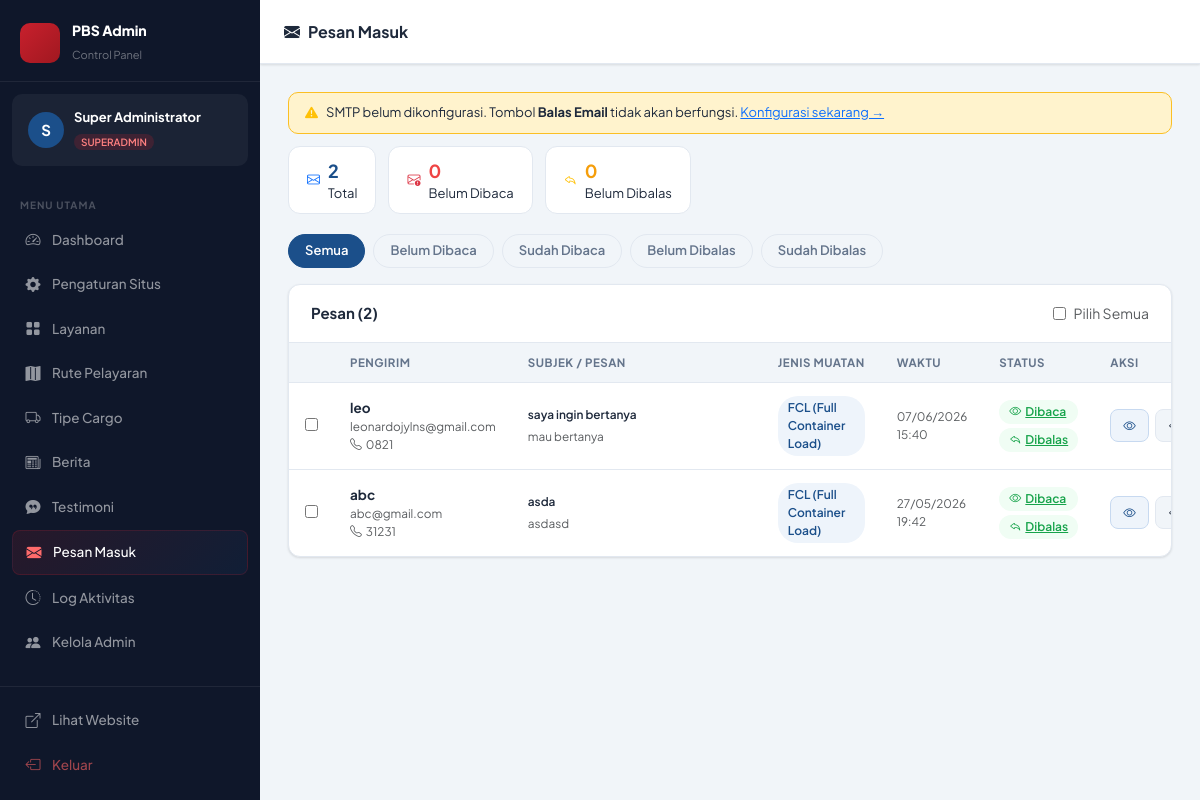
The page /admin/messages.php (signed in) on the database its author committed.
### tables this page shows
CREATE TABLE `messages`  (
  `id` int NOT NULL AUTO_INCREMENT,
  `name` varchar(100) NOT NULL,
  `email` varchar(100) NULL DEFAULT NULL,
  `phone` varchar(30) NULL DEFAULT NULL,
  `subject` varchar(200) NULL DEFAULT NULL,
  `message` text NOT NULL,
  `cargo_type` varchar(50) NULL DEFAULT 'Lainnya',
  `cargo_type_id` int NULL DEFAULT NULL,
  `is_read` tinyint(1) NULL DEFAULT 0,
  `is_replied` tinyint(1) NULL DEFAULT 0,
  `created_at` timestamp NOT NULL DEFAULT current_timestamp,
  PRIMARY KEY (`id`) USING BTREE,
  INDEX `fk_msg_cargo`(`cargo_type_id` ASC) USING BTREE,
  CONSTRAINT `fk_msg_cargo` FOREIGN KEY (`cargo_type_id`) REFERENCES `cargo_types` (`id`) ON DELETE SET NULL ON UPDATE RESTRICT
);

CREATE TABLE `cargo_types`  (
  `id` int NOT NULL AUTO_INCREMENT,
  `name` varchar(100) NOT NULL,
  `code` varchar(50) NOT NULL,
  `description` text NULL,
  `is_active` tinyint(1) NOT NULL DEFAULT 1,
  `sort_order` int NOT NULL DEFAULT 0,
  `created_at` timestamp NOT NULL DEFAULT current_timestamp,
  PRIMARY KEY (`id`) USING BTREE,
  UNIQUE INDEX `uq_cargo_code`(`code` ASC) USING BTREE
);

### admin/messages.php (the view, shortened to what this page needs)
<?php
$pdo   = getPDO();
$s     = getAllSettings();
$filter = $_GET['filter'] ?? 'all';
$where  = match ($filter) {
    'unread'    => "WHERE m.is_read = 0",
    'read'      => "WHERE m.is_read = 1",
    'replied'   => "WHERE m.is_replied = 1",
    'unreplied' => "WHERE m.is_replied = 0",
    default     => "",
};
$messages = $pdo->query("
    SELECT m.*, ct.name AS cargo_type_name
    FROM messages m
    LEFT JOIN cargo_types ct ON ct.id = m.cargo_type_id
    $where
    ORDER BY m.created_at DESC
")->fetchAll();
$counts = $pdo->query("
    SELECT
        COUNT(*)          AS total,
        SUM(is_read  = 0) AS unread,
        SUM(is_replied = 0) AS unreplied
    FROM messages
")->fetch();
$smtpConfigured = !empty($s['smtp_gmail']) && !empty($s['smtp_app_password']);
?>
<!DOCTYPE html>
<html lang="id">
<head>
    <link rel="stylesheet" href="https://cdn.jsdelivr.net/npm/bootstrap@5.3.3/dist/css/bootstrap.min.css">
    <link rel="stylesheet" href="https://cdn.jsdelivr.net/npm/bootstrap-icons@1.11.3/font/bootstrap-icons.min.css">
    <link rel="stylesheet" href="<?= BASE_URL ?>/admin/assets/admin.css">
</head>
<body>
<div class="adm-layout">
    <?php include __DIR__ . '/includes/sidebar.php'; ?>
    <div class="adm-main">
        <div class="adm-topbar">
            <div class="topbar-title">
                <i class="bi bi-envelope-fill me-2"></i>Pesan Masuk
            </div>
        </div>
        <div class="adm-content">
            <?php if (!$smtpConfigured): ?>
                <div class="smtp-warning">
                    <i class="bi bi-exclamation-triangle-fill text-warning"></i>
                    <span>SMTP belum dikonfigurasi. Tombol <strong>Balas Email</strong> tidak akan berfungsi.
                    <a href="settings.php#tab-smtp">Konfigurasi sekarang →</a></span>
                </div>
            <?php endif; ?>
            <div class="stat-chips">
                <div class="stat-chip">
                    <i class="bi bi-envelope text-primary"></i>
                    <div><strong><?= (int)$counts['total'] ?></strong><br><span>Total</span></div>
                </div>
                <div class="stat-chip red">
                    <i class="bi bi-envelope-exclamation text-danger"></i>
                    <div><strong><?= (int)$counts['unread'] ?></strong><br><span>Belum Dibaca</span></div>
                </div>
                <div class="stat-chip orange">
                    <i class="bi bi-reply text-warning"></i>
                    <div><strong><?= (int)$counts['unreplied'] ?></strong><br><span>Belum Dibalas</span></div>
                </div>
            </div>
            <div class="filter-tabs">
                <a href="?filter=all"       class="filter-tab <?= $filter === 'all'       ? 'active' : '' ?>">Semua</a>
                <a href="?filter=unread"    class="filter-tab <?= $filter === 'unread'    ? 'active' : '' ?>">Belum Dibaca</a>
                <a href="?filter=read"      class="filter-tab <?= $filter === 'read'      ? 'active' : '' ?>">Sudah Dibaca</a>
                <a href="?filter=unreplied" class="filter-tab <?= $filter === 'unreplied' ? 'active' : '' ?>">Belum Dibalas</a>
                <a href="?filter=replied"   class="filter-tab <?= $filter === 'replied'   ? 'active' : '' ?>">Sudah Dibalas</a>
            </div>
            <form method="POST" id="bulkForm">
                <div class="adm-card">
                    <div class="adm-card-header">
                        <h5>Pesan (<?= count($messages) ?>)</h5>
                        <label class="d-flex align-items-center gap-2 text-muted small" style="cursor:pointer;">
                            <input type="checkbox" id="checkAll" onchange="toggleAll(this)"> Pilih Semua
                        </label>
                    </div>
                    <?php if (empty($messages)): ?>
                        <div class="empty-state">
                            <i class="bi bi-envelope-open"></i>
                            <p>Tidak ada pesan<?= $filter !== 'all' ? ' pada filter ini' : '' ?>.</p>
                        </div>
                    <?php else: ?>
                        <div class="table-responsive">
                            <table class="adm-table">
                                <thead>
                                    <tr>
                                        <th style="width:36px;"></th>
                                        <th>Pengirim</th>
                                        <th>Subjek / Pesan</th>
                                        <th>Jenis Muatan</th>
                                        <th>Waktu</th>
                                        <th>Status</th>
                                        <th>Aksi</th>
                                    </tr>
                                </thead>
                                <tbody>
                                <?php foreach ($messages as $msg): ?>
                                    <tr class="<?= !$msg['is_read'] ? 'msg-unread' : '' ?>" id="row-<?= (int)$msg['id'] ?>">
                                        <td><input type="checkbox" name="selected[]" value="<?= (int)$msg['id'] ?>" class="row-check" onchange="updateBulk()"></td>
                                        <td class="nowrap">
                                            <div class="d-flex align-items-center gap-2">
                                                <div>
                                                    <strong><?= htmlspecialchars($msg['name']) ?></strong>
                                                    <div class="text-muted small"><?= htmlspecialchars($msg['email']) ?></div>
                                                    <?php if (!empty($msg['phone'])): ?><div class="text-muted small"><i class="bi bi-telephone me-1"></i><?= htmlspecialchars($msg['phone']) ?></div><?php endif; ?>
                                                </div>
                                            </div>
                                        </td>
                                        <td style="min-width: 250px; max-width:300px;">
                                            <?php if (!empty($msg['subject'])): ?><div class="fw-semibold small mb-1"><?= htmlspecialchars($msg['subject']) ?></div><?php endif; ?>
                                            <div class="text-muted small"><?= htmlspecialchars(mb_substr($msg['message'], 0, 80)) ?><?= mb_strlen($msg['message']) > 80 ? '…' : '' ?></div>
                                        </td>
                                        <td class="nowrap">
                                            <?php $cargo = $msg['cargo_type_name'] ?? $msg['cargo_type'] ?? '-'; ?>
                                            <span class="adm-badge blue"><?= htmlspecialchars($cargo) ?></span>
                                        </td>
                                        <td class="text-muted small nowrap">
                                            <?= date('d/m/Y', strtotime($msg['created_at'])) ?><br><span><?= date('H:i', strtotime($msg['created_at'])) ?></span>
                                        </td>
                                        <td class="nowrap">
                                            <div class="d-flex flex-column gap-1">
                                                <a href="?read=<?= (int)$msg['id'] ?>&filter=<?= urlencode($filter) ?>" class="adm-badge <?= $msg['is_read'] ? 'green' : 'gray' ?>">
                                                    <?= $msg['is_read'] ? '<i class="bi bi-eye"></i> Dibaca' : '<i class="bi bi-eye-slash"></i> Baru' ?>
                                                </a>
                                                <a href="?replied=<?= (int)$msg['id'] ?>&filter=<?= urlencode($filter) ?>" class="adm-badge <?= $msg['is_replied'] ? 'green' : 'gray' ?>">
                                                    <?= $msg['is_replied'] ? '<i class="bi bi-reply"></i> Dibalas' : '<i class="bi bi-reply"></i> Pending' ?>
                                                </a>
                                            </div>
                                        </td>
                                        <td class="nowrap">
                                            <div class="action-btns">
                                                <a href="#" class="btn-adm edit" onclick="openDetail(<?= htmlspecialchars(json_encode($msg), ENT_QUOTES) ?>);return false;" title="Lihat Detail"><i class="bi bi-eye"></i></a>
                                                <?php if (!empty($msg['email'])): ?>
                                                    <a href="#" class="btn-adm secondary <?= !$smtpConfigured ? 'disabled' : '' ?>" onclick="openReply(<?= htmlspecialchars(json_encode($msg), ENT_QUOTES) ?>);return false;" title="<?= $smtpConfigured ? 'Balas via Email' : 'SMTP belum dikonfigurasi' ?>"><i class="bi bi-reply"></i></a>
                                                <?php endif; ?>
                                            </div>
                                        </td>
                                    </tr>
                                <?php endforeach; ?>
                                </tbody>
                            </table>
                        </div>
                    <?php endif; ?>
                </div>
            </form>
        </div>
    </div>
</div>
</body>
</html>

### admin/assets/admin.css (style rules this page uses)
:root { --sidebar-w: 260px; --topbar-h: 64px; --adm-bg: #F1F5F9; --adm-dark: #0F172A; --adm-sidebar: #0F172A; --adm-card: #FFFFFF; --adm-border: #E2E8F0; --adm-text: #1E293B; --adm-muted: #64748B; --adm-red: #C8202D; --adm-red-soft: #FEF2F2; --adm-blue: #1B4F8A; --adm-blue-soft: #EEF4FB; --adm-green: #16A34A; --adm-green-soft: #F0FDF4; --adm-yellow: #D97706; --adm-yellow-soft: #FFFBEB; --adm-radius: 12px; --adm-shadow: 0 1px 3px rgba(0, 0, 0, 0.07), 0 1px 2px rgba(0, 0, 0, 0.05); --adm-shadow-md: 0 4px 16px rgba(0, 0, 0, 0.08); --font: 'Plus Jakarta Sans', sans-serif; --transition: all 0.2s cubic-bezier(0.4, 0, 0.2, 1); }
* { box-sizing: border-box; margin: 0; padding: 0; }
*::before, *::after { box-sizing: border-box; }
body { font-family: var(--font); background: var(--adm-bg); color: var(--adm-text); }
.adm-layout { display: flex; min-height: 100vh; }
.adm-main { margin-left: var(--sidebar-w); flex: 1; display: flex; flex-direction: column; transition: var(--transition); }
.adm-topbar { height: var(--topbar-h); background: white; border-bottom: 1px solid var(--adm-border); display: flex; align-items: center; gap: 12px; padding: 0 24px; position: sticky; top: 0; z-index: 100; box-shadow: var(--adm-shadow); }
.topbar-title { font-weight: 700; font-size: 16px; color: var(--adm-text); }
.adm-content { padding: 28px; flex: 1; }
.adm-card { background: var(--adm-card); border-radius: var(--adm-radius); border: 1px solid var(--adm-border); box-shadow: var(--adm-shadow); overflow: hidden; }
.adm-card-header { padding: 18px 22px; border-bottom: 1px solid var(--adm-border); display: flex; align-items: center; justify-content: space-between; }
.adm-card-header h5 { font-size: 15px; font-weight: 700; margin: 0; }
.stat-chips { display: flex; gap: 12px; flex-wrap: wrap; margin-bottom: 20px; }
.stat-chip { background: #ffffff; border: 1.5px solid #e2e8f0; border-radius: 12px; padding: 10px 20px; display: flex; align-items: center; gap: 10px; font-size: 13px; }
.stat-chip strong { font-size: 22px; font-weight: 700; color: #1B4F8A; }
.adm-table { width: 100%; border-collapse: collapse; font-size: 13.5px; }
.adm-table th { padding: 11px 16px; background: var(--adm-bg); font-weight: 700; color: var(--adm-muted); font-size: 11.5px; text-transform: uppercase; letter-spacing: 0.5px; border-bottom: 1px solid var(--adm-border); white-space: nowrap; }
.adm-table td { padding: 13px 16px; border-bottom: 1px solid var(--adm-border); vertical-align: middle; }
.adm-table tr:last-child td { border-bottom: none; }
.table-responsive { display: block; width: 100%; overflow-x: auto; -webkit-overflow-scrolling: touch; }
.adm-badge { display: inline-flex; align-items: center; gap: 4px; padding: 3px 10px; border-radius: 20px; font-size: 12px; font-weight: 600; }
.adm-badge.green { background: var(--adm-green-soft); color: var(--adm-green); }
.adm-badge.blue { background: var(--adm-blue-soft); color: var(--adm-blue); }
.btn-adm { display: inline-flex; align-items: center; gap: 5px; padding: 6px 12px; border-radius: 8px; font-size: 12.5px; font-weight: 600; font-family: var(--font); border: 1px solid transparent; cursor: pointer; text-decoration: none; transition: var(--transition); }
.btn-adm.edit { background: var(--adm-blue-soft); color: var(--adm-blue); border-color: #c7d9f0; }
.btn-adm.secondary { background: var(--adm-bg); color: var(--adm-text); border-color: var(--adm-border); }
.action-btns { display: block; white-space: nowrap; }
.action-btns .btn-adm { display: inline-flex; margin-right: 4px; }

### rows shown on the page
messages: name "leo", email "leonardojylns@gmail.com", phone "0821", subject "saya ingin bertanya", message "mau bertanya", cargo_type.name "FCL (Full Container Load)", created_at "07/06/2026", created_at "15:40", is_read 1 (drawn), is_replied 1 (drawn)
messages: name "abc", email "abc@gmail.com", phone "31231", subject "asda", message "asdasd", cargo_type.name "FCL (Full Container Load)", created_at "27/05/2026", created_at "19:42", is_read 1 (drawn), is_replied 1 (drawn)

### other values the page prints
mb_strtoupper(mb_substr($admin['name'], 0, 1)) "S"
$admin['name'] "Super Administrator"
$admin['role'] "SUPERADMIN"
$m['label'] "Dashboard"
$m['label'] "Pengaturan Situs"
$m['label'] "Layanan"
$m['label'] "Rute Pelayaran"
$m['label'] "Tipe Cargo"
$m['label'] "Berita"
$m['label'] "Testimoni"
$m['label'] "Pesan Masuk"
$m['label'] "Log Aktivitas"
$m['label'] "Kelola Admin"
$counts['total'] "2"
$counts['unread'] "0"
